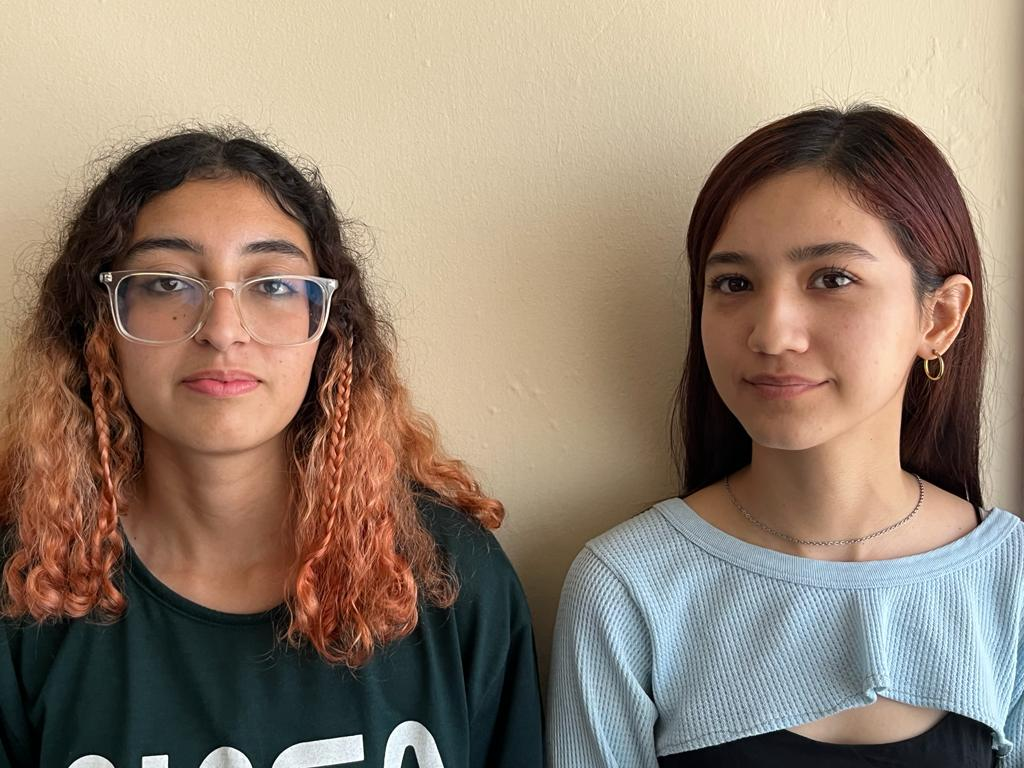
#> input picture ReconImagenes/PerlaDian.jpg, 1024 x 768 px
$ python 'ReconImagenes cambiacaras.py'
#> lines starting #> are read from the running program, lines starting #| are printed output that depends on the picture; after the words box and inside, x2 and y2 are one past the last pixel; in counts of white or black regions, pixels touching at a corner belong together
import cv2
import numpy as np

img = cv2.imread("PerlaDian.jpg")
#> img is the input picture: shape (768, 1024, 3); mean B, G, R 111.4, 128, 146.2
alto, largo, canales = img.shape
#> alto = 768; largo = 1024; canales = 3

respaldo = np.zeros((alto, largo, 3), dtype=np.uint8)

for l in range(100,350):
    for a in range(175,470):
        respaldo[a, l] = img[a, l]
        img[a, l] = img[a, (l+580)]
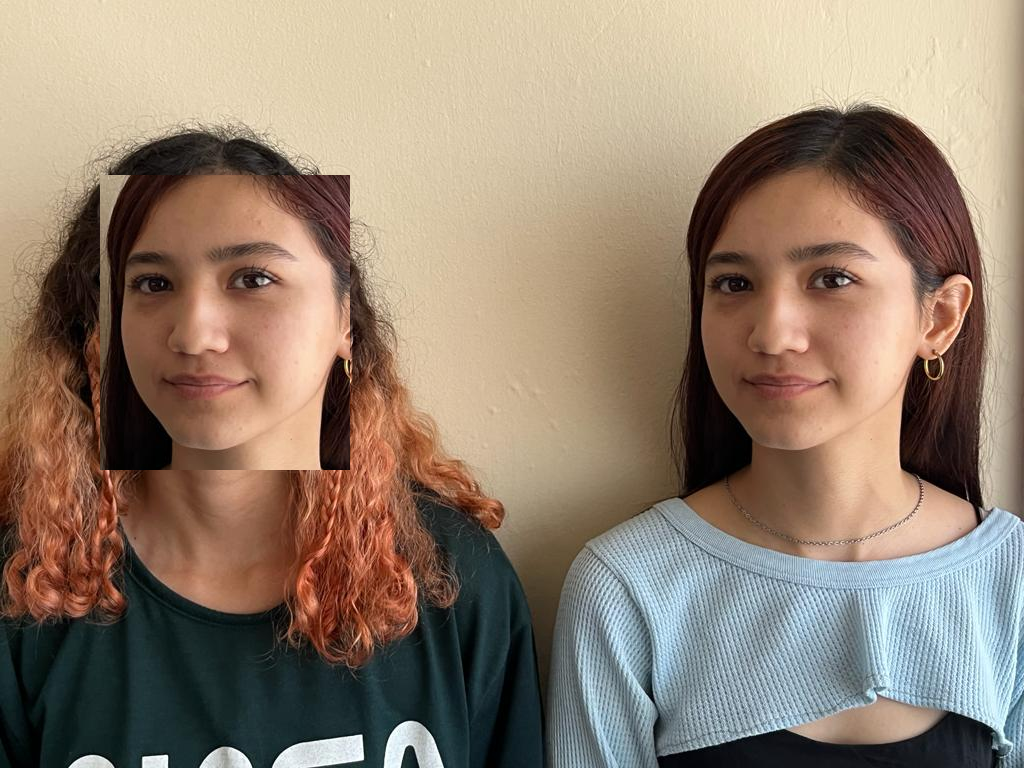
#> img: shape (768, 1024, 3); 9.38% of pixels changed, all inside (x1, y1, x2, y2) = (100, 175, 350, 470)
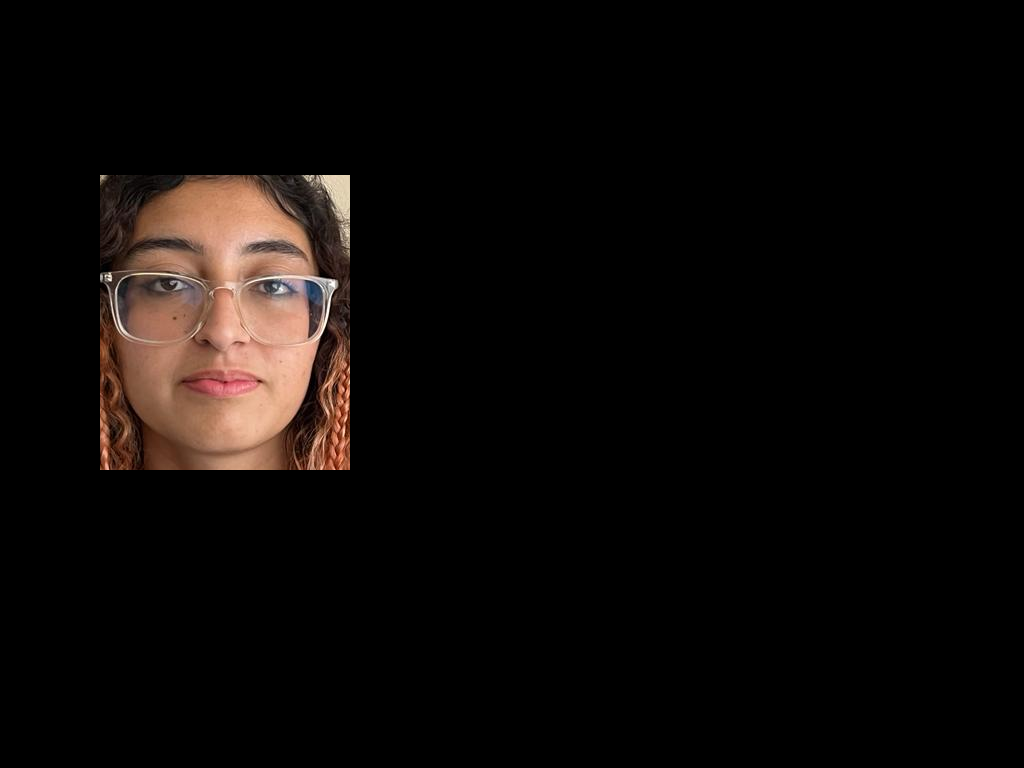
#> respaldo: shape (768, 1024, 3); mean B, G, R 7.6, 9.4, 13.2

for l in range(680,930):
    for a in range(175,470):
        img[a, l] = respaldo[a, (l-580)]
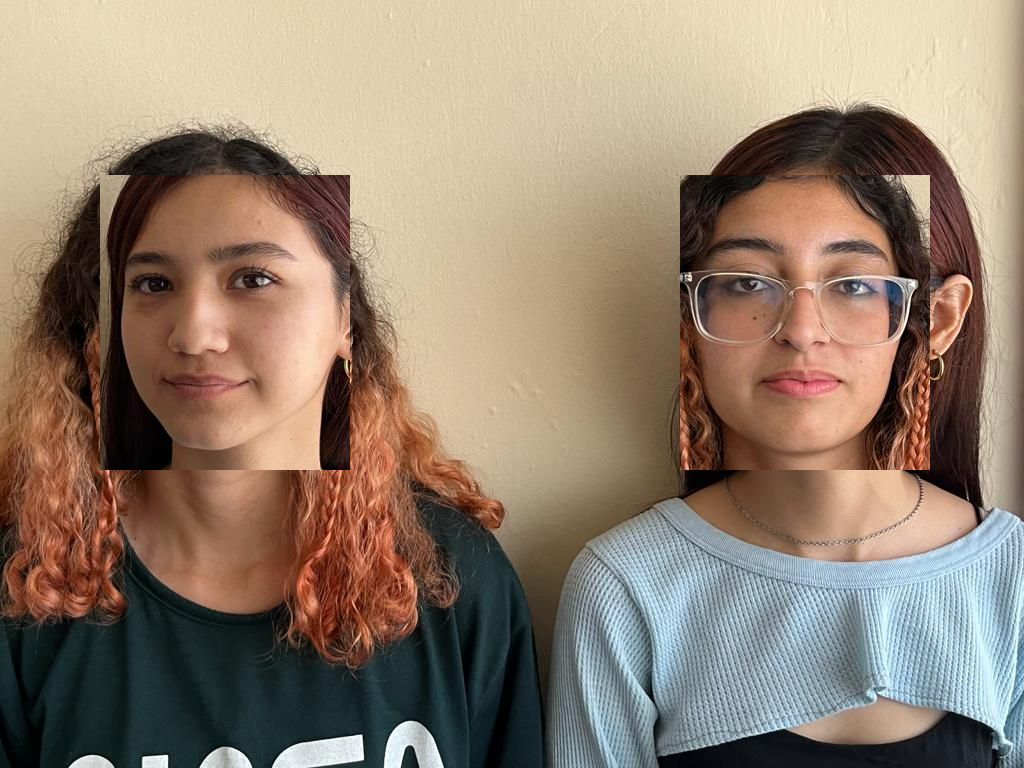
#> img: shape (768, 1024, 3); 9.38% of pixels changed, all inside (x1, y1, x2, y2) = (680, 175, 930, 470)

# cv2.imshow("Imagen en negro",respaldo)
cv2.imshow("Imagen Original",img)

cv2.waitKey()
cv2.destroyAllWindows()
